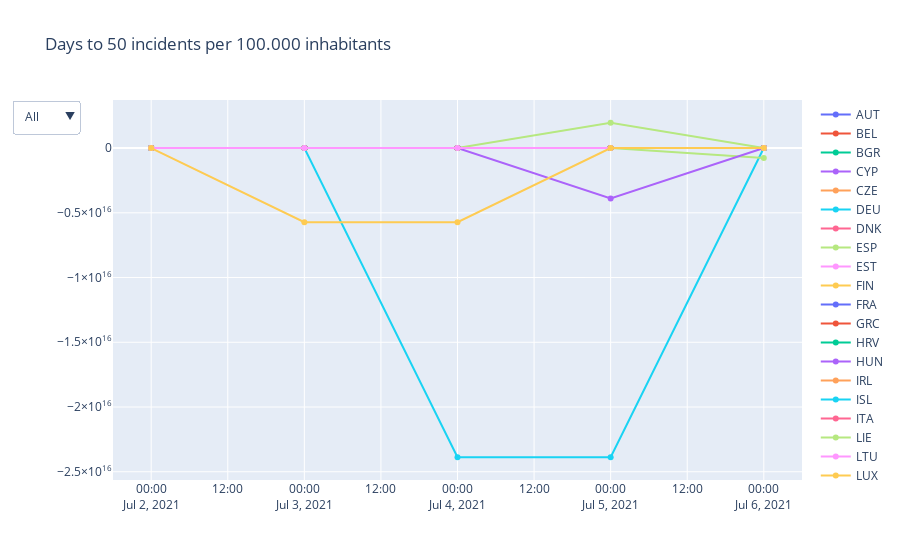

Notebook cell for this chart:
### Markdown cell above
Show days to 50 infections / 100.000 inhabitants
- Negative values mean: rate of infections decreasing
- Positive values mean: rate of infections increasing

### Code cell
fig = go.Figure()


for country in countries:
    fig.add_trace(
        go.Scatter(x = country_data[country_name].dateRep[:5], y = country_data[country].days_50[:5], name = country)
    )
    
    
button_all = dict(label = 'All',
                      method = 'update',
                      args = [{'visible': list(map(lambda x: True, countries)),
                               'title': 'All',
                               'showlegend':True}])


def create_layout_button(column):
    return dict(label = column,
                method = 'update',
                args = [{'visible': list(map(lambda x: column == x, countries)),
                         'title': column,
                         'showlegend': True}])

fig.update_layout(
    title=dict(text='Days to 50 incidents per 100.000 inhabitants'),
    updatemenus=[go.layout.Updatemenu(
        active = 0,
        buttons = ([button_all] ) + list(map(lambda column: create_layout_button(column), countries))
        )
    ])
    

#fig.show()

### Figure 1 — Plotly figure (JSON) as saved in the notebook; plotly's stock layout.template omitted (floating-point values rounded to 4 significant figures)
{"data": [{"name": "AUT", "showlegend": true, "title": {"text": "All"}, "type": "scatter", "visible": true, "x": ["2021-07-06T00:00:00", "2021-07-05T00:00:00", "2021-07-04T00:00:00", "2021-07-03T00:00:00", "2021-07-02T00:00:00"], "y": [101.1, -113.3, -38.67, -1243.0, 18.05]}, {"name": "BEL", "showlegend": true, "title": {"text": "All"}, "type": "scatter", "visible": true, "x": ["2021-07-06T00:00:00", "2021-07-05T00:00:00", "2021-07-04T00:00:00", "2021-07-03T00:00:00", "2021-07-02T00:00:00"], "y": [2.312, 4.645, -13.72, -6.96, -6.61]}, {"name": "BGR", "showlegend": true, "title": {"text": "All"}, "type": "scatter", "visible": true, "x": ["2021-07-06T00:00:00", "2021-07-05T00:00:00", "2021-07-04T00:00:00", "2021-07-03T00:00:00", "2021-07-02T00:00:00"], "y": [138.6, -75.96, -110.3, -321.1, 487.3]}, {"name": "CYP", "showlegend": true, "title": {"text": "All"}, "type": "scatter", "visible": true, "x": ["2021-07-06T00:00:00", "2021-07-05T00:00:00", "2021-07-04T00:00:00", "2021-07-03T00:00:00", "2021-07-02T00:00:00"], "y": [14.65, 13.86, 11.06, 9.461, 8.538]}, {"name": "CZE", "showlegend": true, "title": {"text": "All"}, "type": "scatter", "visible": true, "x": ["2021-07-06T00:00:00", "2021-07-05T00:00:00", "2021-07-04T00:00:00", "2021-07-03T00:00:00", "2021-07-02T00:00:00"], "y": [-340.0, -29.72, -28.11, -54.93, 81.25]}, {"name": "DEU", "showlegend": true, "title": {"text": "All"}, "type": "scatter", "visible": true, "x": ["2021-07-06T00:00:00", "2021-07-05T00:00:00", "2021-07-04T00:00:00", "2021-07-03T00:00:00", "2021-07-02T00:00:00"], "y": [-667.0, -1374.0, -192.1, 419.4, 79.12]}, {"name": "DNK", "showlegend": true, "title": {"text": "All"}, "type": "scatter", "visible": true, "x": ["2021-07-06T00:00:00", "2021-07-05T00:00:00", "2021-07-04T00:00:00", "2021-07-03T00:00:00", "2021-07-02T00:00:00"], "y": [-3.457, -3.808, -5.455, -5.364, -5.758]}, {"name": "ESP", "showlegend": true, "title": {"text": "All"}, "type": "scatter", "visible": true, "x": ["2021-07-06T00:00:00", "2021-07-05T00:00:00", "2021-07-04T00:00:00", "2021-07-03T00:00:00", "2021-07-02T00:00:00"], "y": [3.951, 1953000000000000.0, 7.976, 2.365, 1.53]}, {"name": "EST", "showlegend": true, "title": {"text": "All"}, "type": "scatter", "visible": true, "x": ["2021-07-06T00:00:00", "2021-07-05T00:00:00", "2021-07-04T00:00:00", "2021-07-03T00:00:00", "2021-07-02T00:00:00"], "y": [-55.17, -123.0, -97.83, -15.36, -16.76]}, {"name": "FIN", "showlegend": true, "title": {"text": "All"}, "type": "scatter", "visible": true, "x": ["2021-07-06T00:00:00", "2021-07-05T00:00:00", "2021-07-04T00:00:00", "2021-07-03T00:00:00", "2021-07-02T00:00:00"], "y": [-107.5, 22.36, -14.48, -7.353, -6.715]}, {"name": "FRA", "showlegend": true, "title": {"text": "All"}, "type": "scatter", "visible": true, "x": ["2021-07-06T00:00:00", "2021-07-05T00:00:00", "2021-07-04T00:00:00", "2021-07-03T00:00:00", "2021-07-02T00:00:00"], "y": [-19.81, -14.08, -16.56, -19.21, -32.34]}, {"name": "GRC", "showlegend": true, "title": {"text": "All"}, "type": "scatter", "visible": true, "x": ["2021-07-06T00:00:00", "2021-07-05T00:00:00", "2021-07-04T00:00:00", "2021-07-03T00:00:00", "2021-07-02T00:00:00"], "y": [-1.449, -2.292, -2.786, -4.664, -9.894]}, {"name": "HRV", "showlegend": true, "title": {"text": "All"}, "type": "scatter", "visible": true, "x": ["2021-07-06T00:00:00", "2021-07-05T00:00:00", "2021-07-04T00:00:00", "2021-07-03T00:00:00", "2021-07-02T00:00:00"], "y": [-242.0, -37.9, -734.8, 58.64, -15.62]}, {"name": "HUN", "showlegend": true, "title": {"text": "All"}, "type": "scatter", "visible": true, "x": ["2021-07-06T00:00:00", "2021-07-05T00:00:00", "2021-07-04T00:00:00", "2021-07-03T00:00:00", "2021-07-02T00:00:00"], "y": [20.93, 20.99, null, 57.22, 25.41]}, {"name": "IRL", "showlegend": true, "title": {"text": "All"}, "type": "scatter", "visible": true, "x": ["2021-07-06T00:00:00", "2021-07-05T00:00:00", "2021-07-04T00:00:00", "2021-07-03T00:00:00", "2021-07-02T00:00:00"], "y": [3.906, 3.387, 3.354, 0.6223, -0.2912]}, {"name": "ISL", "showlegend": true, "title": {"text": "All"}, "type": "scatter", "visible": true, "x": ["2021-07-06T00:00:00", "2021-07-05T00:00:00", "2021-07-04T00:00:00", "2021-07-03T00:00:00", "2021-07-02T00:00:00"], "y": [37.56, -23878436919419700, -23878436919419700, 40.97, 40.3]}, {"name": "ITA", "showlegend": true, "title": {"text": "All"}, "type": "scatter", "visible": true, "x": ["2021-07-06T00:00:00", "2021-07-05T00:00:00", "2021-07-04T00:00:00", "2021-07-03T00:00:00", "2021-07-02T00:00:00"], "y": [-154.8, -155.9, -136.2, -27.44, -73.86]}, {"name": "LIE", "showlegend": true, "title": {"text": "All"}, "type": "scatter", "visible": true, "x": ["2021-07-06T00:00:00", "2021-07-05T00:00:00", "2021-07-04T00:00:00", "2021-07-03T00:00:00", "2021-07-02T00:00:00"], "y": [-763100000000000.0, -12.38, -3.67, -8.261, -7.816]}, {"name": "LTU", "showlegend": true, "title": {"text": "All"}, "type": "scatter", "visible": true, "x": ["2021-07-06T00:00:00", "2021-07-05T00:00:00", "2021-07-04T00:00:00", "2021-07-03T00:00:00", "2021-07-02T00:00:00"], "y": [-82.29, -89.81, 202.0, 71.64, 32.53]}, {"name": "LUX", "showlegend": true, "title": {"text": "All"}, "type": "scatter", "visible": true, "x": ["2021-07-06T00:00:00", "2021-07-05T00:00:00", "2021-07-04T00:00:00", "2021-07-03T00:00:00", "2021-07-02T00:00:00"], "y": [0.7287, 0.01998, -0.5046, -2.093, -1.931]}, {"name": "LVA", "showlegend": true, "title": {"text": "All"}, "type": "scatter", "visible": true, "x": ["2021-07-06T00:00:00", "2021-07-05T00:00:00", "2021-07-04T00:00:00", "2021-07-03T00:00:00", "2021-07-02T00:00:00"], "y": [37.28, -62.86, -17.89, -12.96, -20.84]}, {"name": "MLT", "showlegend": true, "title": {"text": "All"}, "type": "scatter", "visible": true, "x": ["2021-07-06T00:00:00", "2021-07-05T00:00:00", "2021-07-04T00:00:00", "2021-07-03T00:00:00", "2021-07-02T00:00:00"], "y": [-9.385, -10.19, -27.64, -64.29, -20.6]}, {"name": "NLD", "showlegend": true, "title": {"text": "All"}, "type": "scatter", "visible": true, "x": ["2021-07-06T00:00:00", "2021-07-05T00:00:00", "2021-07-04T00:00:00", "2021-07-03T00:00:00", "2021-07-02T00:00:00"], "y": [-3.775, -5.219, -7.767, -15.31, -59.29]}, {"name": "NOR", "showlegend": true, "title": {"text": "All"}, "type": "scatter", "visible": true, "x": ["2021-07-06T00:00:00", "2021-07-05T00:00:00", "2021-07-04T00:00:00", "2021-07-03T00:00:00", "2021-07-02T00:00:00"], "y": [-22.87, -3895881952637144, 44.72, 58.1, -147.2]}, {"name": "POL", "showlegend": true, "title": {"text": "All"}, "type": "scatter", "visible": true, "x": ["2021-07-06T00:00:00", "2021-07-05T00:00:00", "2021-07-04T00:00:00", "2021-07-03T00:00:00", "2021-07-02T00:00:00"], "y": [158.4, 860.0, 157.9, 53.45, 43.34]}, {"name": "PRT", "showlegend": true, "title": {"text": "All"}, "type": "scatter", "visible": true, "x": ["2021-07-06T00:00:00", "2021-07-05T00:00:00", "2021-07-04T00:00:00", "2021-07-03T00:00:00", "2021-07-02T00:00:00"], "y": [25.85, 16.14, 11.93, 10.95, 8.95]}, {"name": "ROU", "showlegend": true, "title": {"text": "All"}, "type": "scatter", "visible": true, "x": ["2021-07-06T00:00:00", "2021-07-05T00:00:00", "2021-07-04T00:00:00", "2021-07-03T00:00:00", "2021-07-02T00:00:00"], "y": [98.83, 129.8, 71.81, 36.16, 48.03]}, {"name": "SVK", "showlegend": true, "title": {"text": "All"}, "type": "scatter", "visible": true, "x": ["2021-07-06T00:00:00", "2021-07-05T00:00:00", "2021-07-04T00:00:00", "2021-07-03T00:00:00", "2021-07-02T00:00:00"], "y": [25.47, 23.08, 82.03, 17.83, 11.85]}, {"name": "SVN", "showlegend": true, "title": {"text": "All"}, "type": "scatter", "visible": true, "x": ["2021-07-06T00:00:00", "2021-07-05T00:00:00", "2021-07-04T00:00:00", "2021-07-03T00:00:00", "2021-07-02T00:00:00"], "y": [-81.88, 41.88, 16.56, 14.04, -337.2]}, {"name": "SWE", "showlegend": true, "title": {"text": "All"}, "type": "scatter", "visible": true, "x": ["2021-07-06T00:00:00", "2021-07-05T00:00:00", "2021-07-04T00:00:00", "2021-07-03T00:00:00", "2021-07-02T00:00:00"], "y": [3.724, 5.661, -5723299604602441, -5723299604602441, 418.0]}], "layout": {"autosize": true, "title": {"text": "Days to 50 incidents per 100.000 inhabitants"}, "updatemenus": [{"active": 0, "buttons": [{"args": [{"showlegend": true, "title": "All", "visible": [true, true, true, true, true, true, true, true, true, true, true, true, true, true, true, true, true, true, true, true, true, true, true, true, true, true, true, true, true, true]}], "label": "All", "method": "update"}, {"args": [{"showlegend": true, "title": "AUT", "visible": [true, false, false, false, false, false, false, false, false, false, false, false, false, false, false, false, false, false, false, false, false, false, false, false, false, false, false, false, false, false]}], "label": "AUT", "method": "update"}, {"args": [{"showlegend": true, "title": "BEL", "visible": [false, true, false, false, false, false, false, false, false, false, false, false, false, false, false, false, false, false, false, false, false, false, false, false, false, false, false, false, false, false]}], "label": "BEL", "method": "update"}, {"args": [{"showlegend": true, "title": "BGR", "visible": [false, false, true, false, false, false, false, false, false, false, false, false, false, false, false, false, false, false, false, false, false, false, false, false, false, false, false, false, false, false]}], "label": "BGR", "method": "update"}, {"args": [{"showlegend": true, "title": "CYP", "visible": [false, false, false, true, false, false, false, false, false, false, false, false, false, false, false, false, false, false, false, false, false, false, false, false, false, false, false, false, false, false]}], "label": "CYP", "method": "update"}, {"args": [{"showlegend": true, "title": "CZE", "visible": [false, false, false, false, true, false, false, false, false, false, false, false, false, false, false, false, false, false, false, false, false, false, false, false, false, false, false, false, false, false]}], "label": "CZE", "method": "update"}, {"args": [{"showlegend": true, "title": "DEU", "visible": [false, false, false, false, false, true, false, false, false, false, false, false, false, false, false, false, false, false, false, false, false, false, false, false, false, false, false, false, false, false]}], "label": "DEU", "method": "update"}, {"args": [{"showlegend": true, "title": "DNK", "visible": [false, false, false, false, false, false, true, false, false, false, false, false, false, false, false, false, false, false, false, false, false, false, false, false, false, false, false, false, false, false]}], "label": "DNK", "method": "update"}, {"args": [{"showlegend": true, "title": "ESP", "visible": [false, false, false, false, false, false, false, true, false, false, false, false, false, false, false, false, false, false, false, false, false, false, false, false, false, false, false, false, false, false]}], "label": "ESP", "method": "update"}, {"args": [{"showlegend": true, "title": "EST", "visible": [false, false, false, false, false, false, false, false, true, false, false, false, false, false, false, false, false, false, false, false, false, false, false, false, false, false, false, false, false, false]}], "label": "EST", "method": "update"}, {"args": [{"showlegend": true, "title": "FIN", "visible": [false, false, false, false, false, false, false, false, false, true, false, false, false, false, false, false, false, false, false, false, false, false, false, false, false, false, false, false, false, false]}], "label": "FIN", "method": "update"}, {"args": [{"showlegend": true, "title": "FRA", "visible": [false, false, false, false, false, false, false, false, false, false, true, false, false, false, false, false, false, false, false, false, false, false, false, false, false, false, false, false, false, false]}], "label": "FRA", "method": "update"}, {"args": [{"showlegend": true, "title": "GRC", "visible": [false, false, false, false, false, false, false, false, false, false, false, true, false, false, false, false, false, false, false, false, false, false, false, false, false, false, false, false, false, false]}], "label": "GRC", "method": "update"}, {"args": [{"showlegend": true, "title": "HRV", "visible": [false, false, false, false, false, false, false, false, false, false, false, false, true, false, false, false, false, false, false, false, false, false, false, false, false, false, false, false, false, false]}], "label": "HRV", "method": "update"}, {"args": [{"showlegend": true, "title": "HUN", "visible": [false, false, false, false, false, false, false, false, false, false, false, false, false, true, false, false, false, false, false, false, false, false, false, false, false, false, false, false, false, false]}], "label": "HUN", "method": "update"}, {"args": [{"showlegend": true, "title": "IRL", "visible": [false, false, false, false, false, false, false, false, false, false, false, false, false, false, true, false, false, false, false, false, false, false, false, false, false, false, false, false, false, false]}], "label": "IRL", "method": "update"}, {"args": [{"showlegend": true, "title": "ISL", "visible": [false, false, false, false, false, false, false, false, false, false, false, false, false, false, false, true, false, false, false, false, false, false, false, false, false, false, false, false, false, false]}], "label": "ISL", "method": "update"}, {"args": [{"showlegend": true, "title": "ITA", "visible": [false, false, false, false, false, false, false, false, false, false, false, false, false, false, false, false, true, false, false, false, false, false, false, false, false, false, false, false, false, false]}], "label": "ITA", "method": "update"}, {"args": [{"showlegend": true, "title": "LIE", "visible": [false, false, false, false, false, false, false, false, false, false, false, false, false, false, false, false, false, true, false, false, false, false, false, false, false, false, false, false, false, false]}], "label": "LIE", "method": "update"}, {"args": [{"showlegend": true, "title": "LTU", "visible": [false, false, false, false, false, false, false, false, false, false, false, false, false, false, false, false, false, false, true, false, false, false, false, false, false, false, false, false, false, false]}], "label": "LTU", "method": "update"}, {"args": [{"showlegend": true, "title": "LUX", "visible": [false, false, false, false, false, false, false, false, false, false, false, false, false, false, false, false, false, false, false, true, false, false, false, false, false, false, false, false, false, false]}], "label": "LUX", "method": "update"}, {"args": [{"showlegend": true, "title": "LVA", "visible": [false, false, false, false, false, false, false, false, false, false, false, false, false, false, false, false, false, false, false, false, true, false, false, false, false, false, false, false, false, false]}], "label": "LVA", "method": "update"}, {"args": [{"showlegend": true, "title": "MLT", "visible": [false, false, false, false, false, false, false, false, false, false, false, false, false, false, false, false, false, false, false, false, false, true, false, false, false, false, false, false, false, false]}], "label": "MLT", "method": "update"}, {"args": [{"showlegend": true, "title": "NLD", "visible": [false, false, false, false, false, false, false, false, false, false, false, false, false, false, false, false, false, false, false, false, false, false, true, false, false, false, false, false, false, false]}], "label": "NLD", "method": "update"}, {"args": [{"showlegend": true, "title": "NOR", "visible": [false, false, false, false, false, false, false, false, false, false, false, false, false, false, false, false, false, false, false, false, false, false, false, true, false, false, false, false, false, false]}], "label": "NOR", "method": "update"}, {"args": [{"showlegend": true, "title": "POL", "visible": [false, false, false, false, false, false, false, false, false, false, false, false, false, false, false, false, false, false, false, false, false, false, false, false, true, false, false, false, false, false]}], "label": "POL", "method": "update"}, {"args": [{"showlegend": true, "title": "PRT", "visible": [false, false, false, false, false, false, false, false, false, false, false, false, false, false, false, false, false, false, false, false, false, false, false, false, false, true, false, false, false, false]}], "label": "PRT", "method": "update"}, {"args": [{"showlegend": true, "title": "ROU", "visible": [false, false, false, false, false, false, false, false, false, false, false, false, false, false, false, false, false, false, false, false, false, false, false, false, false, false, true, false, false, false]}], "label": "ROU", "method": "update"}, {"args": [{"showlegend": true, "title": "SVK", "visible": [false, false, false, false, false, false, false, false, false, false, false, false, false, false, false, false, false, false, false, false, false, false, false, false, false, false, false, true, false, false]}], "label": "SVK", "method": "update"}, {"args": [{"showlegend": true, "title": "SVN", "visible": [false, false, false, false, false, false, false, false, false, false, false, false, false, false, false, false, false, false, false, false, false, false, false, false, false, false, false, false, true, false]}], "label": "SVN", "method": "update"}, {"args": [{"showlegend": true, "title": "SWE", "visible": [false, false, false, false, false, false, false, false, false, false, false, false, false, false, false, false, false, false, false, false, false, false, false, false, false, false, false, false, false, true]}], "label": "SWE", "method": "update"}]}], "xaxis": {"autorange": true, "range": ["2021-07-01 18:17:48.516", "2021-07-06 05:42:11.4841"], "type": "date"}, "yaxis": {"autorange": true, "range": [-26010145138368196, 4084559129139957], "type": "linear"}}}
